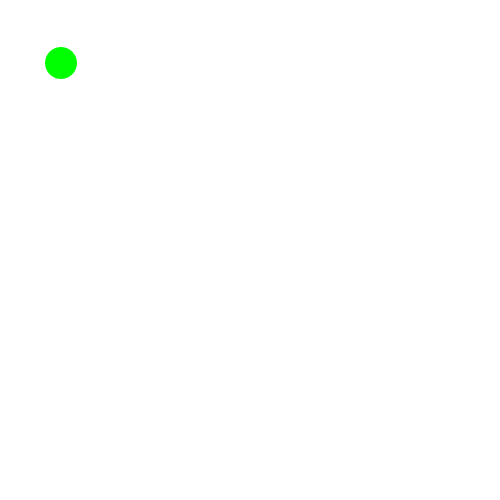
Frame 1 (no input)
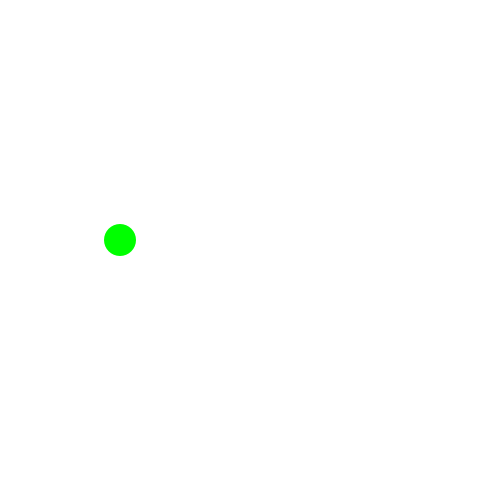
Frame 60 (the mouse pressed at the canvas centre just before this capture)
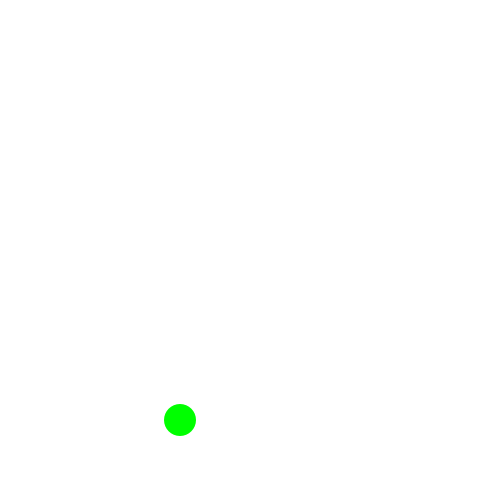
Frame 120 (the mouse held since frame 60 and released just before this capture)

The Processing sketch that drew these frames (run headless with seeded random() and noise(); from frame 60 on, the mouse is pressed at the canvas centre):

// Processing sketch: processing_63376
// ── processing_63376.pde

int x = 60;
int y = 60;
int geschwindigkeit = 1;
int geschwindigkeit2 = 3;
 
void setup() {
  size(500, 500);
  smooth();
}
void draw() {
  background(255);
  x = x + geschwindigkeit;
  y = y + geschwindigkeit2;
  if ((x > width-60) || (x < 60)) {
    geschwindigkeit = geschwindigkeit * -1;
  }
  
  if ((y > height-60) || (y < 60)) {
    geschwindigkeit2 = geschwindigkeit2 * -1;
  }
  // Display circle at x location
  noStroke();
  fill(0,255,0);
  ellipse(x, y, 32, 32);

 
 
}
